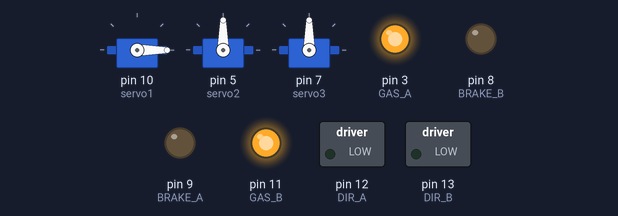
The sketch below on a simulated Arduino Uno, built with avr-gcc and run on an emulated ATmega328P. Parts: 3 × servo, switched loads named in the sketch (green lamp = pin HIGH), output pins drawn as LEDs (lit = HIGH). Random numbers use the default seed unless the sketch sets one.

Above: at 0.1 s.
At 1.9 s:
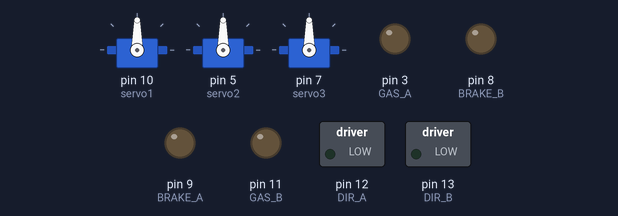
At 11.6 s:
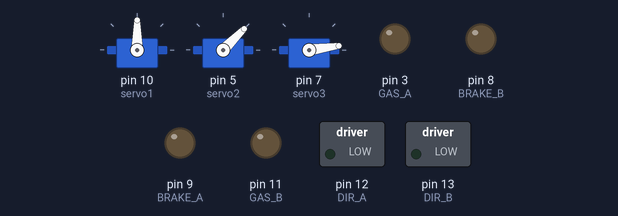
At 19.5 s:
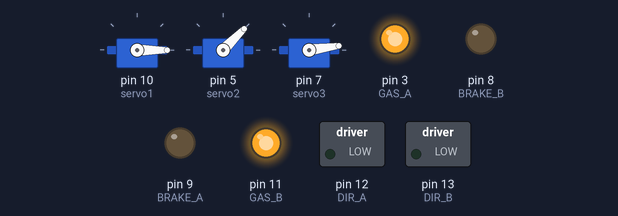
At 27.2 s:
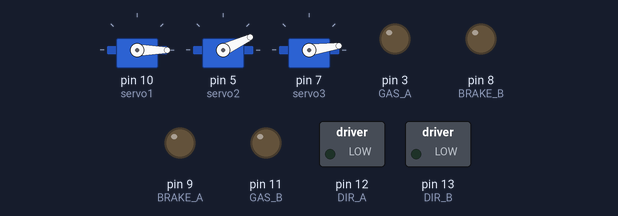
At 37.4 s:
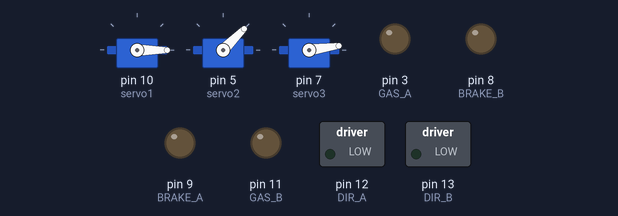
Timing chart, 0 to 40.0 s (numbered marks = the images above):
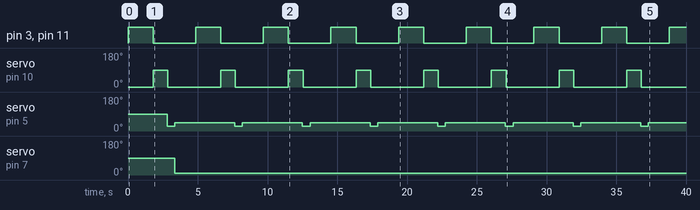

Measured:
- by itself, pin 3 (GAS_A), pin 11 (GAS_B): alternates HIGH for 1.8 s and LOW for 3.1 s
- by itself, servo on pin 10 (servo1): alternates 90° for 1.1 s and 0° for 3.8 s
- by itself, servo on pin 5 (servo2): alternates 45° for 4.3 s and 25° for 0.55 s
- by itself, servo on pin 7 (servo3): 90° → 8° at 3.4 s

The sketch:

Pong_Launcher.ino
```cpp
#include <Servo.h>
#include <stdlib.h>


/*Pin constants*/
const int DIR_A= 12;
const int DIR_B = 13;
const int BRAKE_A = 9;
const int BRAKE_B = 8;
const int GAS_A = 3;
const int GAS_B = 11;

/*Contains angles*/
int launch_angles[4]  = {0,25,85,135};

/*Contains the time in ms for the motors to wind up the arm. Variable times create variable power.*/
int power[3] = {0,1300,1800}; //contains the lengths of time in ms to wind up the arm for two different settings


Servo servo1;
Servo servo2;
Servo servo3;

void setup() {
  // put your setup code here, to run once:
  Serial.begin(9600);
  servo1.attach(10);
  servo2.attach(5);
  servo3.attach(7);


  pinMode(BRAKE_B,OUTPUT);
  pinMode(DIR_B,OUTPUT);


  pinMode(DIR_A, OUTPUT);
  pinMode(BRAKE_A, OUTPUT);


}


/*An instance of class Mode helps create variable functionality for the launcher*/
class Mode{
  public:
  bool isRotating;
  bool randomPower;
  int  loadTimer;
  int randomAngle;


  /*Creates a Mode for the launcher to run on. A mode determines if the launcher will rotate or launch with random power. */

  Mode(bool rotating, bool rPower,int index){
    isRotating = rotating;
    randomPower = rPower;

    if(!randomPower)
      loadTimer = power[index];
    else
      loadTimer = power[rand()%2+1];
  }

  /*Launch ball with variable power*/
  void launch(){
    servo1.write(0);
    analogWrite(GAS_B, 255);  //Spins the motor on Channels A and B at full speed
    analogWrite(GAS_A,255);
    delay(loadTimer);
    servo1.write(90);//Disengages clutch
    analogWrite(GAS_A,0);//Stops motors
    analogWrite(GAS_B,0);
    delay(1000);
    servo2.write(25);//Lifts trigger pin
  }

  /*Rotate launcher if Mode calls for rotation*/
  void rotate(){
    if(!isRotating){
      return;
  }
    randomAngle = launch_angles[rand()%3+1];
    Serial.println(randomAngle);
    servo3.write(randomAngle);//Angles launcher to one of three randomized angles

  }

  /*Reset launcher to original state. PRECONDITION: Launcher has to be in a launched state.*/
  void reset(){
    delay(50);
    servo1.write(0);
    delay(500);
    servo2.write(45);//Resets trigger pin
    servo3.write(8);//Resets launcher to default angle
    delay(1500);
    }


 };
 /*Set the motors to their intended states*/
 void resetMotors(){
  digitalWrite(DIR_B, LOW);//Establishes forward direction of Channels A and B
  digitalWrite(DIR_A,LOW);
  digitalWrite(BRAKE_B, LOW);//Disengages brakes on motors A and B
  digitalWrite(BRAKE_A,LOW);
  }


Mode* mode1 = new Mode(false,false,2);


void loop() {
  // put your main code here, to run repeatedly:

  resetMotors();
  mode1->launch();
  mode1->rotate();
  mode1->reset();

}
```
